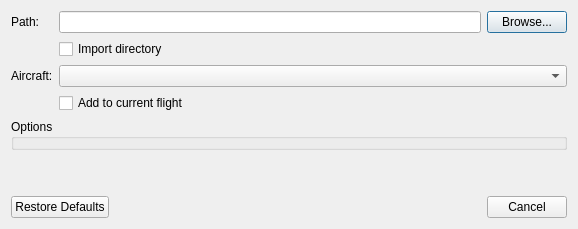
<?xml version="1.0" encoding="UTF-8"?>
<ui version="4.0">
 <class>BasicImportDialog</class>
 <widget class="QDialog" name="BasicImportDialog">
  <property name="geometry">
   <rect>
    <x>0</x>
    <y>0</y>
    <width>578</width>
    <height>229</height>
   </rect>
  </property>
  <property name="windowTitle">
   <string>Import</string>
  </property>
  <layout class="QVBoxLayout" name="verticalLayout">
   <item>
    <layout class="QFormLayout" name="formLayout">
     <item row="0" column="0">
      <widget class="QLabel" name="fileLabel">
       <property name="text">
        <string>Path:</string>
       </property>
      </widget>
     </item>
     <item row="0" column="1">
      <layout class="QHBoxLayout" name="horizontalLayout">
       <item>
        <widget class="QLineEdit" name="pathLineEdit">
         <property name="minimumSize">
          <size>
           <width>400</width>
           <height>0</height>
          </size>
         </property>
        </widget>
       </item>
       <item>
        <widget class="QPushButton" name="fileSelectionPushButton">
         <property name="text">
          <string>Browse...</string>
         </property>
        </widget>
       </item>
      </layout>
     </item>
     <item row="1" column="1">
      <widget class="QCheckBox" name="importDirectoryCheckBox">
       <property name="toolTip">
        <string>When checked then all files in the selected directory are imported. Otherwise the selected file is imported (only).</string>
       </property>
       <property name="text">
        <string>Import directory</string>
       </property>
      </widget>
     </item>
     <item row="2" column="0">
      <widget class="QLabel" name="aircraftLabel">
       <property name="text">
        <string>Aircraft:</string>
       </property>
      </widget>
     </item>
     <item row="2" column="1">
      <widget class="AircraftSelectionComboBox" name="aircraftSelectionComboBox"/>
     </item>
     <item row="3" column="1">
      <widget class="QCheckBox" name="addToFlightCheckBox">
       <property name="text">
        <string>Add to current flight</string>
       </property>
      </widget>
     </item>
    </layout>
   </item>
   <item>
    <widget class="QGroupBox" name="optionGroupBox">
     <property name="title">
      <string>Options</string>
     </property>
    </widget>
   </item>
   <item>
    <spacer name="verticalSpacer">
     <property name="orientation">
      <enum>Qt::Vertical</enum>
     </property>
     <property name="sizeHint" stdset="0">
      <size>
       <width>486</width>
       <height>11</height>
      </size>
     </property>
    </spacer>
   </item>
   <item>
    <widget class="QDialogButtonBox" name="defaultButtonBox">
     <property name="orientation">
      <enum>Qt::Horizontal</enum>
     </property>
     <property name="standardButtons">
      <set>QDialogButtonBox::Cancel|QDialogButtonBox::RestoreDefaults</set>
     </property>
    </widget>
   </item>
  </layout>
 </widget>
 <customwidgets>
  <customwidget>
   <class>AircraftSelectionComboBox</class>
   <extends>QComboBox</extends>
   <header location="global">AircraftSelectionComboBox.h</header>
  </customwidget>
 </customwidgets>
 <resources/>
 <connections>
  <connection>
   <sender>defaultButtonBox</sender>
   <signal>accepted()</signal>
   <receiver>BasicImportDialog</receiver>
   <slot>accept()</slot>
   <hints>
    <hint type="sourcelabel">
     <x>248</x>
     <y>254</y>
    </hint>
    <hint type="destinationlabel">
     <x>157</x>
     <y>274</y>
    </hint>
   </hints>
  </connection>
  <connection>
   <sender>defaultButtonBox</sender>
   <signal>rejected()</signal>
   <receiver>BasicImportDialog</receiver>
   <slot>reject()</slot>
   <hints>
    <hint type="sourcelabel">
     <x>316</x>
     <y>260</y>
    </hint>
    <hint type="destinationlabel">
     <x>286</x>
     <y>274</y>
    </hint>
   </hints>
  </connection>
 </connections>
</ui>
